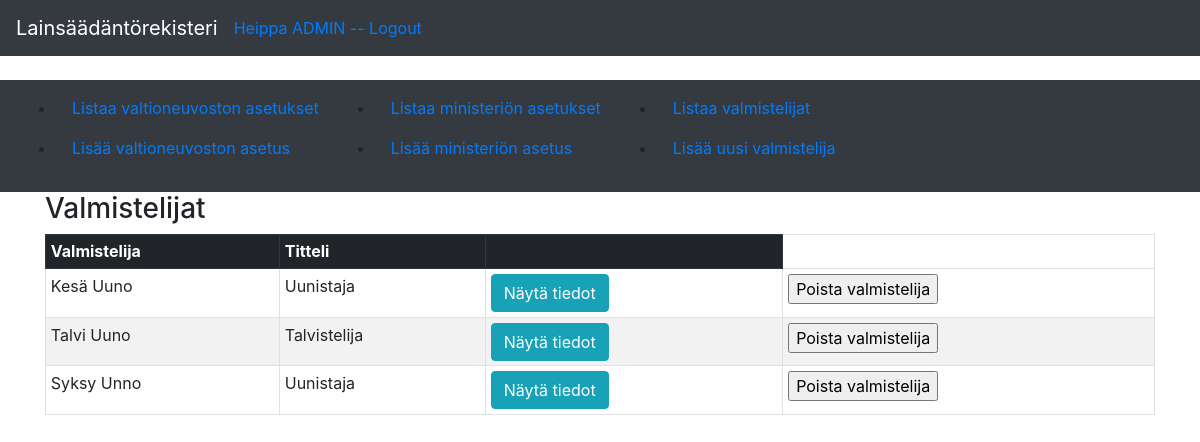
Screenshot of /valmistelijat/ (signed in) with the database file from the repository.
### application/auth/models.py (models this page shows, shortened)
class User(Base):
    __tablename__ = "account"
    name = db.Column(db.String(32), nullable=False)
    username = db.Column(db.String(32), unique=True, nullable=False)
    password = db.Column(db.String(32), nullable=False)
    email = db.Column(db.String(32), unique=True, nullable=False)
    roles = db.relationship("Role", secondary=user_role, lazy="subquery", backref=db.backref("users", passive_deletes=True, lazy=True))
    vnat = db.relationship("Vna", backref='account', passive_deletes=True, lazy=True)
    mmmat = db.relationship("Mmma", backref='account', passive_deletes=True, lazy=True)

### application/valmistelijat/models.py (models this page shows, shortened)
class Valmistelija(Base):
    name = db.Column(db.String(32), nullable=False)
    titteli = db.Column(db.String(32), nullable=False)
    email = db.Column(db.String(32), nullable=False)
    puh = db.Column(db.String(32), nullable=False)
    account_id = db.Column(db.Integer, db.ForeignKey('account.id'), nullable=False)

### application/valmistelijat/views.py (the view)
@app.route("/valmistelijat/", methods=["GET"])
def valmistelija_index():
    return render_template("valmistelijat/list.html", valmistelijat = Valmistelija.query.all())

### application/__init__.py (called while the page is built)
@event.listens_for(Engine, "connect")
def set_sqlite_pragma(dbapi_connection, connection_record):
    if app.config["SQLALCHEMY_DATABASE_URI"].startswith("sqlite"):
        cursor = dbapi_connection.cursor()
        cursor.execute("PRAGMA foreign_keys=ON")
        cursor.close()

@login_manager.user_loader
def load_user(user_id):
    return User.query.get(user_id)

### application/templates/valmistelijat/list.html
{% extends "layout.html" %}
{% block body %}
<h3>Valmistelijat</h3>
  <table class="table table-sm table-hover table-bordered table-striped">
    <tr class="thead-dark">
      <th>Valmistelija</th>
      <th>Titteli</th>
      <th></th>
    </tr>
    {% for valmistelija in valmistelijat %}
    <tr>
      <td>{{ valmistelija.name }}</td>
      <td>{{ valmistelija.titteli }}</td>
      <td><button class="btn btn-info" type="button" onclick="location.href='/valmistelijat/{{valmistelija.id}}'" >Näytä tiedot</button></td>
      <td><form method="POST" action="{{ url_for('delete_valmistelija', valmistelija_id=valmistelija.id) }}"><input type="submit" value="Poista valmistelija"/></form></td>
    </tr>
    {% endfor %}
  </table>
{% endblock %}

### application/templates/layout.html (shortened to what this page needs)
<!DOCTYPE html>
<html>
  <head>
    <link rel="stylesheet" href="https://maxcdn.bootstrapcdn.com/bootstrap/4.0.0/css/bootstrap.min.css">
  </head>
  <body>
    <nav class="navbar navbar-expand-md navbar-dark bg-dark mb-4">
      <a class="navbar-brand" href="{{ url_for('index') }}">Lainsäädäntörekisteri</a>
      <div class="form-inline mt-2 mt-md-0">
          {% if current_user.is_authenticated %}
          <a href="{{ url_for('auth_logout') }}">Heippa {{ current_user.name }} -- Logout</a>
          {% endif %}
      </div>
    </nav>
    <nav class="navbar navbar-expand-md navbar-dark bg-dark mb-6">
      <div class="collapse navbar-collapse" id="navbarCollapse">
        <ul>
          <li class="nav-item">
            <a class="nav-link" href="{{ url_for('vnat_index') }} ">Listaa valtioneuvoston asetukset</a>
          </li>
          <li class="nav-item">
            <a class="nav-link" href="{{ url_for('vnat_form') }} ">Lisää valtioneuvoston asetus</a>
          </li>
        </ul>
        <ul>
          <li class="nav-item">
            <a class="nav-link" href="{{ url_for('mmmat_index') }} ">Listaa ministeriön asetukset</a>
          </li>
          <li class="nav-item">
            <a class="nav-link" href="{{ url_for('mmmat_form') }} ">Lisää ministeriön asetus</a>
          </li>
        </ul>
        <ul>
          <li class="nav-item">
            <a class="nav-link" href="{{ url_for('valmistelija_index') }} ">Listaa valmistelijat</a>
          </li>
          <li class="nav-item">
            <a class="nav-link" href="{{ url_for('valmistelija_form') }} ">Lisää uusi valmistelija</a>
          </li>
        </ul>
      </div>
    </nav>
    <main role="main" class="container">
      {% block body %}{% endblock %}
    </main>
  </body>
</html>

### rows the page displays
User: name "ADMIN"
Valmistelija: name "Kesä Uuno", titteli "Uunistaja"
Valmistelija: name "Talvi Uuno", titteli "Talvistelija"
Valmistelija: name "Syksy Unno", titteli "Uunistaja"
